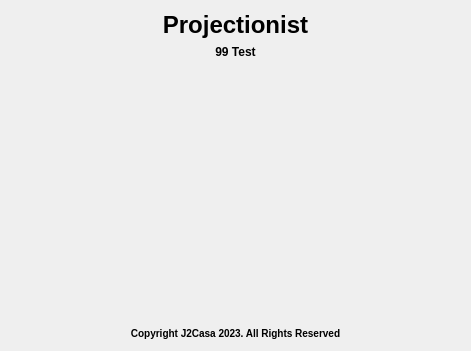
<?xml version="1.0" encoding="UTF-8"?>
<ui version="4.0">
 <class>Page99Test</class>
 <widget class="QWidget" name="Page99Test">
  <property name="geometry">
   <rect>
    <x>0</x>
    <y>0</y>
    <width>471</width>
    <height>351</height>
   </rect>
  </property>
  <property name="sizePolicy">
   <sizepolicy hsizetype="Preferred" vsizetype="Preferred">
    <horstretch>0</horstretch>
    <verstretch>1</verstretch>
   </sizepolicy>
  </property>
  <property name="windowTitle">
   <string>Page 99 Test</string>
  </property>
  <property name="toolTip">
   <string>Page 99 Tool Tip</string>
  </property>
  <property name="statusTip">
   <string>Page 99 Status Tip</string>
  </property>
  <property name="whatsThis">
   <string>Page 99 Whats This</string>
  </property>
  <layout class="QGridLayout" name="gridLayout">
   <item row="1" column="1">
    <layout class="QGridLayout" name="gridLayoutInfoTab">
     <item row="0" column="0">
      <widget class="QLabel" name="labelInfoTitle">
       <property name="text">
        <string>&lt;html&gt;&lt;head/&gt;&lt;body&gt;&lt;h1 style=&quot; margin-top:18px; margin-bottom:12px; margin-left:0px; margin-right:0px; -qt-block-indent:0; text-indent:0px;&quot;&gt;&lt;span style=&quot; font-size:xx-large; font-weight:700;&quot;&gt;Projectionist&lt;/span&gt;&lt;/h1&gt;&lt;/body&gt;&lt;/html&gt;</string>
       </property>
       <property name="alignment">
        <set>Qt::AlignCenter</set>
       </property>
      </widget>
     </item>
     <item row="2" column="0">
      <widget class="QLabel" name="labelInfoCopyright">
       <property name="text">
        <string>&lt;html&gt;&lt;head/&gt;&lt;body&gt;&lt;p align=&quot;center&quot;&gt;&lt;span style=&quot; font-size:small; font-weight:700;&quot;&gt;Copyright J2Casa 2023. All Rights Reserved&lt;/span&gt;&lt;/p&gt;&lt;/body&gt;&lt;/html&gt;</string>
       </property>
      </widget>
     </item>
     <item row="1" column="0">
      <widget class="QLabel" name="labelInfoDetails">
       <property name="sizePolicy">
        <sizepolicy hsizetype="Preferred" vsizetype="Preferred">
         <horstretch>0</horstretch>
         <verstretch>98</verstretch>
        </sizepolicy>
       </property>
       <property name="statusTip">
        <string>Welcome Tab</string>
       </property>
       <property name="text">
        <string>&lt;html&gt;&lt;head/&gt;&lt;body&gt;&lt;h4 align=&quot;center&quot; style=&quot; margin-top:12px; margin-bottom:12px; margin-left:0px; margin-right:0px; -qt-block-indent:0; text-indent:0px;&quot;&gt;&lt;span style=&quot; font-size:72pt; font-weight:700;&quot;&gt;99 Test&lt;/span&gt;&lt;/h4&gt;&lt;/body&gt;&lt;/html&gt;</string>
       </property>
       <property name="alignment">
        <set>Qt::AlignLeading|Qt::AlignLeft|Qt::AlignTop</set>
       </property>
       <property name="wordWrap">
        <bool>true</bool>
       </property>
       <property name="margin">
        <number>5</number>
       </property>
       <property name="indent">
        <number>-4</number>
       </property>
      </widget>
     </item>
    </layout>
   </item>
  </layout>
 </widget>
 <resources>
  <include location="resources/buttonsGlassRound.qrc"/>
  <include location="resources/png.qrc"/>
  <include location="resources/readfiles.qrc"/>
  <include location="resources/splash.qrc"/>
 </resources>
 <connections/>
</ui>
